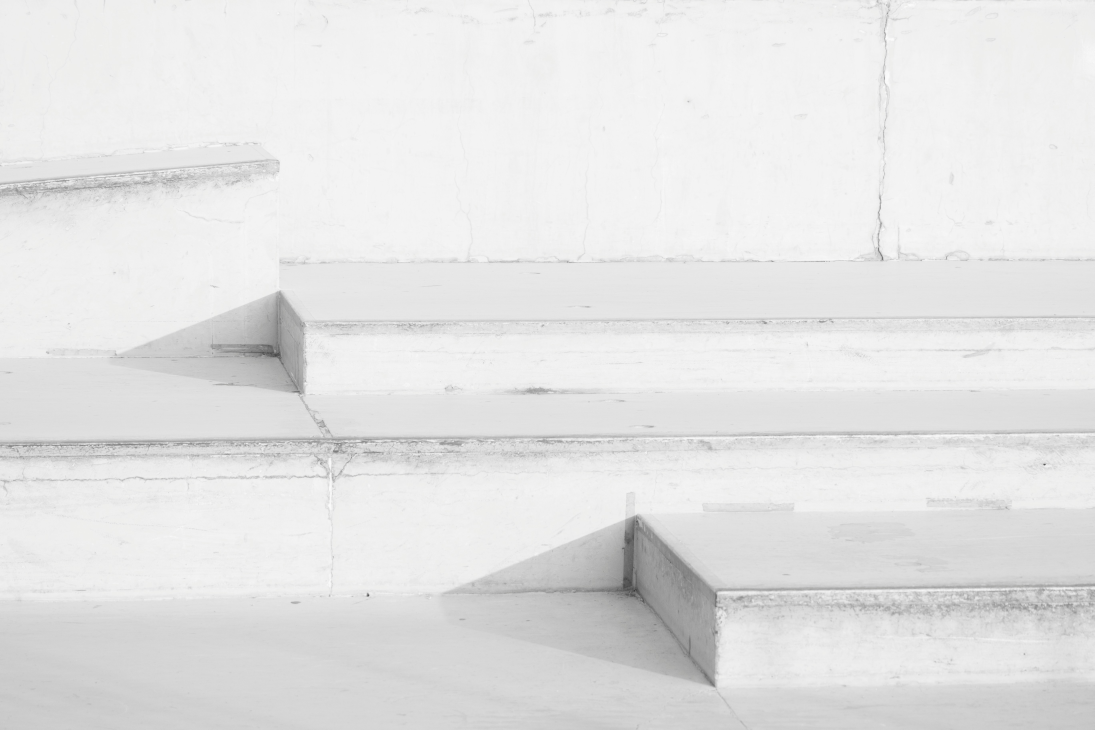
#> input picture HW2/Q1.jpg, 5472 x 3648 px (shown at 1/5 size)
$ python plot.py
#> lines starting #> are read from the running program, lines starting #| are printed output that depends on the picture; pictures that were not available may be replaced by others from this repository, and a replacement may not be noted
import cv2 as cv
import numpy as np
import matplotlib.pyplot as plt
import argparse

def compute_histogram(img):
    hist = np.zeros(256)
    for i in range(img.shape[0]):
        for j in range(img.shape[1]):
            hist[img[i, j]] += 1
    return hist

def compute_cdf(hist, img):
    cdf = np.zeros(256)
    cdf[0] = hist[0]
    for i in range(1, 256):
        cdf[i] = cdf[i-1] + hist[i]
    cdf = (255.0 * cdf / (img.shape[0] * img.shape[1])).round().astype(np.uint8)
    return cdf

def main():
    # plot Equalization
    equal_in_file = cv.imread('Q1.jpg', cv.IMREAD_GRAYSCALE)
#> equal_in_file: shape (3648, 5472); min 34, max 253, mean 227.8
    equal_out_file = cv.imread('Q1_output.png', cv.IMREAD_GRAYSCALE)
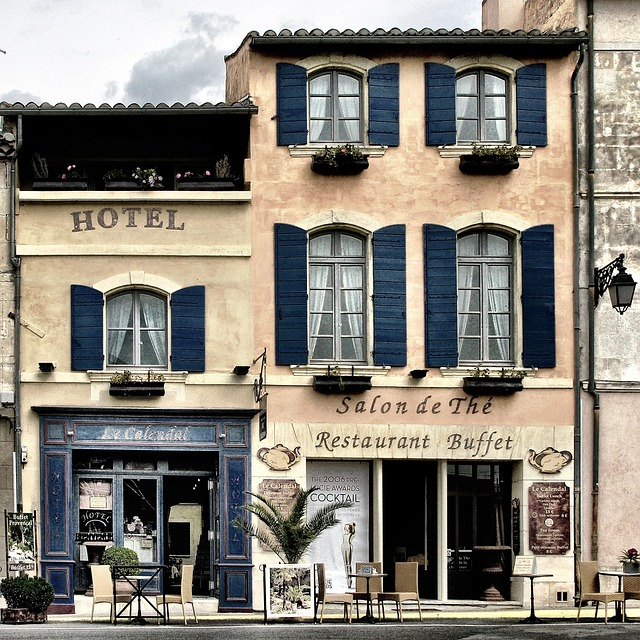
#> input picture HW1/building.jpg, 640 x 640 px, given in place of Q1_output.png, which was not available
#> equal_out_file: shape (640, 640); min 0, max 255, mean 131.4

    # plot 2 images without axis
    plt.figure()
    plt.subplot(1, 2, 1)
    plt.imshow(equal_in_file, cmap='gray')
    plt.title('Source Image')
    plt.axis('off')
    plt.subplot(1, 2, 2)
    plt.imshow(equal_out_file, cmap='gray')
    plt.title('Equalized Image')
    plt.axis('off')
    plt.savefig('plots/equal_images.png')

    # plot 2 histograms
    hist_in = compute_histogram(equal_in_file)
#> hist_in = 256 values, max 1620815 at index 242, min 0 at index 0, mean 77976
    hist_out = compute_histogram(equal_out_file)
#> hist_out = 256 values, max 18753 at index 0, min 888 at index 13, mean 1600
    plt.figure(figsize=(10, 5))
    plt.subplot(1, 2, 1)
    plt.bar(np.arange(256), hist_in, color='blue')
    plt.title('Source Histogram')
    plt.subplot(1, 2, 2)
    plt.bar(np.arange(256), hist_out, color='orange')
    plt.title('Equalized Histogram')
    plt.savefig('plots/equal_histograms.png')
#> figure, not shown here; panel 1: tallest bar 1620815 high, from x = 241.6 to 242.4; panel 2: tallest bar 18753 high, from x = -0.4 to 0.4

    # plot 2 histograms in one figure
    plt.figure()
    plt.bar(np.arange(256), hist_in, color='blue', alpha=0.5, label='Source Histogram')
    plt.bar(np.arange(256), hist_out, color='orange', alpha=0.5, label='Equalized Histogram')
    plt.legend()
    plt.savefig('plots/equal_histograms_one.png')
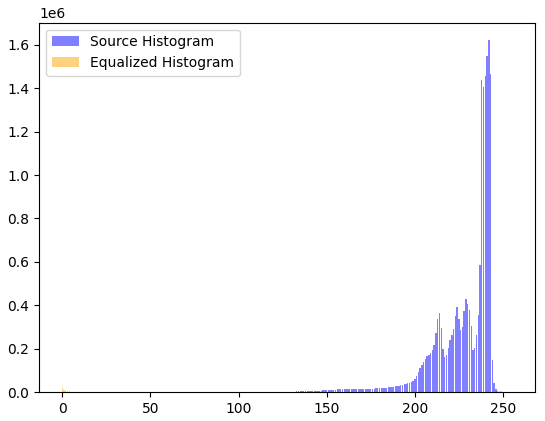
#> figure drawn by matplotlib, 1 panel; tallest bar 1620815 high, from x = 241.6 to 242.4; tallest bar 18753 high, from x = -0.4 to 0.4

    # plot 2 CDFs
    cdf_in = compute_cdf(hist_in, equal_in_file)
#> after the loop in compute_cdf, `for i in range(1, 256):`: cdf = 256 values from 0 to 19961856
#> in compute_cdf, `cdf = (255.0 * cdf / (img.shape[0] * img.shape[1])).round().astype(np...`: cdf = 256 values from 0 to 255
#> cdf_in = 256 values from 0 to 255
    cdf_out = compute_cdf(hist_out, equal_out_file)
#> cdf_out = 256 values from 12 to 255
    plt.figure(figsize=(10, 5))
    plt.subplot(1, 2, 1)
    plt.plot(cdf_in, color='blue')
    plt.title('Source CDF')
    plt.subplot(1, 2, 2)
    plt.plot(cdf_out, color='orange')
    plt.title('Equalized CDF')
    plt.savefig('plots/equal_cdfs.png')
#> figure, not shown here; panel 1: curve peaks at x = 245, y = 255; panel 2: curve peaks at x = 255, y = 255

    # plot 2 CDFs in one figure
    plt.figure()
    plt.plot(cdf_in, color='blue', alpha=0.5, label='Source CDF')
    plt.plot(cdf_out, color='orange', alpha=0.5, label='Equalized CDF')
    plt.legend()
    plt.savefig('plots/equal_cdfs_one.png')
#> figure, not shown here; curve peaks at x = 245, y = 255; curve peaks at x = 255, y = 255

    # plot Specified Histogram Equalization
    specified_in_file = cv.imread('Q2_source.jpg', cv.IMREAD_GRAYSCALE)
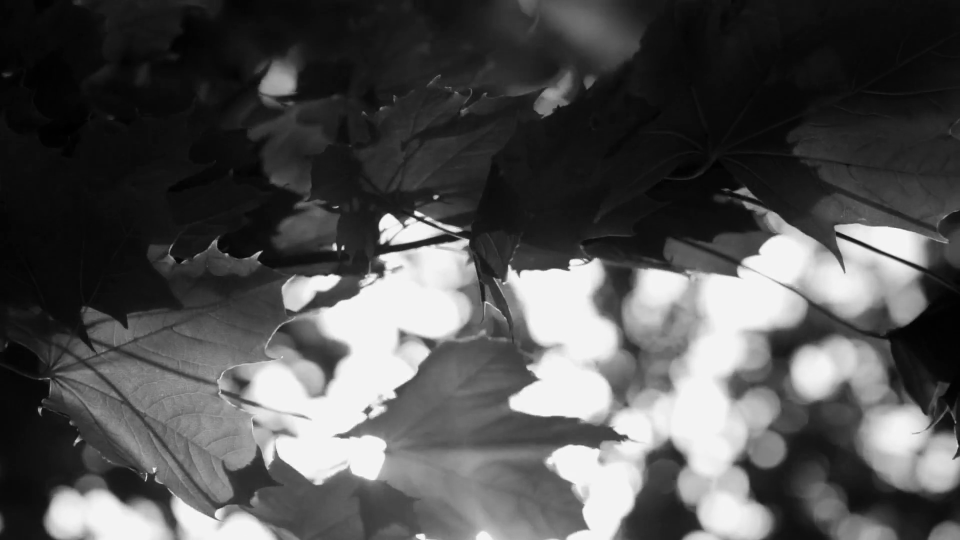
#> input picture HW2/Q2_source.jpg, 1920 x 1080 px (shown at 1/2 size)
#> specified_in_file is the input picture: shape (1080, 1920); min 0, max 255, mean 81.6
    specified_ref_file = cv.imread('Q2_reference.jpg', cv.IMREAD_GRAYSCALE)
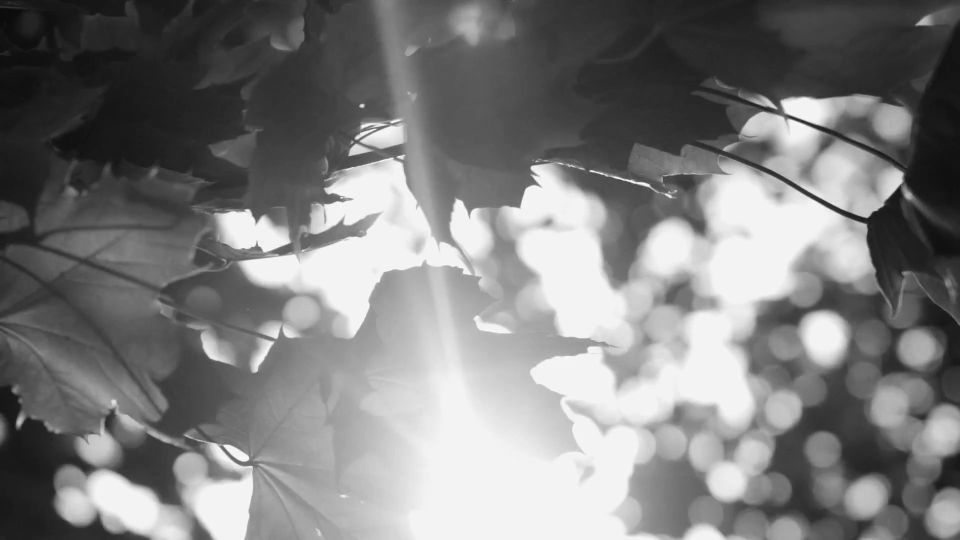
#> input picture HW2/Q2_reference.jpg, 1920 x 1080 px (shown at 1/2 size)
#> specified_ref_file is the input picture: shape (1080, 1920); min 9, max 255, mean 125.8
    specified_out_file = cv.imread('Q2_output.png', cv.IMREAD_GRAYSCALE)
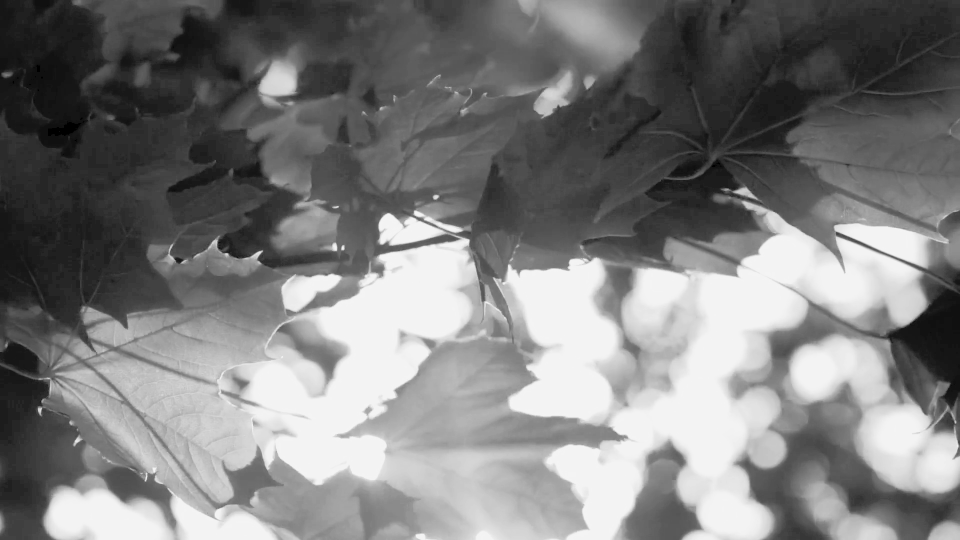
#> input picture HW2/Q2_output.png, 1920 x 1080 px (shown at 1/2 size)
#> specified_out_file is the input picture: shape (1080, 1920); min 0, max 244, mean 126.2

    hist_in = compute_histogram(specified_in_file)
#> hist_in = 256 values, max 163069 at index 243, min 4 at index 255, mean 8100
    hist_ref = compute_histogram(specified_ref_file)
#> hist_ref = 256 values, max 234912 at index 243, min 0 at index 0, mean 8100
    hist_out = compute_histogram(specified_out_file)
#> hist_out = 256 values, max 234129 at index 243, min 0 at index 1, mean 8100

    # plot 3 histograms
    plt.figure(figsize=(15, 5))
    plt.subplot(1, 3, 1)
    plt.bar(np.arange(256), hist_in, color='blue')
    plt.title('Source Histogram')
    plt.subplot(1, 3, 2)
    plt.bar(np.arange(256), hist_ref, color='green')
    plt.title('Reference Histogram')
    plt.subplot(1, 3, 3)
    plt.bar(np.arange(256), hist_out, color='orange')
    plt.title('Specified Histogram')
    plt.savefig('plots/spec_histograms.png')
#> figure, not shown here; panel 1: tallest bar 163069 high, from x = 242.6 to 243.4; panel 2: tallest bar 234912 high, from x = 242.6 to 243.4; panel 3: tallest bar 234129 high, from x = 242.6 to 243.4

    # plot 3 histograms in one figure
    plt.figure()
    plt.bar(np.arange(256), hist_in, color='blue', alpha=0.5, label='Source Histogram')
    plt.bar(np.arange(256), hist_ref, color='green', alpha=0.5, label='Reference Histogram')
    plt.bar(np.arange(256), hist_out, color='orange', alpha=0.5, label='Specified Histogram')
    plt.legend()
    plt.savefig('plots/spec_histograms_one.png')
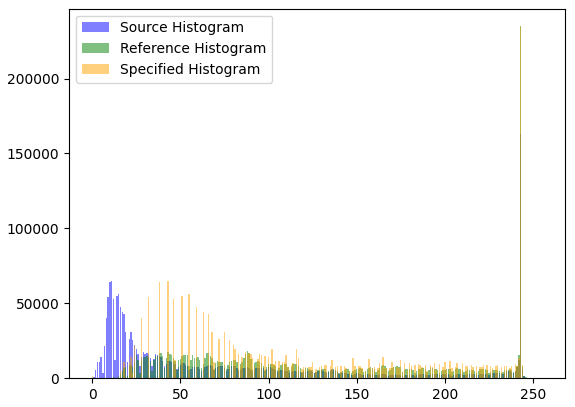
#> figure drawn by matplotlib, 1 panel; tallest bar 163069 high, from x = 242.6 to 243.4; tallest bar 234912 high, from x = 242.6 to 243.4; tallest bar 234129 high, from x = 242.6 to 243.4

    # plot 3 CDFs
    cdf_in = compute_cdf(hist_in, specified_in_file)
    cdf_ref = compute_cdf(hist_ref, specified_ref_file)
#> cdf_ref = 256 values from 0 to 255
    cdf_out = compute_cdf(hist_out, specified_out_file)
#> cdf_out = 256 values from 0 to 255
    plt.figure(figsize=(15, 5))
    plt.subplot(1, 3, 1)
    plt.plot(cdf_in, color='blue')
    plt.title('Source CDF')
    plt.subplot(1, 3, 2)
    plt.plot(cdf_ref, color='green')
    plt.title('Reference CDF')
    plt.subplot(1, 3, 3)
    plt.plot(cdf_out, color='orange')
    plt.title('Specified CDF')
    plt.savefig('plots/spec_cdfs.png')
#> figure, not shown here; panel 1: curve peaks at x = 244, y = 255; panel 2: curve peaks at x = 244, y = 255; panel 3: curve peaks at x = 244, y = 255

    # plot 3 CDFs in one figure
    plt.figure()
    plt.plot(cdf_in, color='blue', alpha=0.5, label='Source CDF')
    plt.plot(cdf_ref, color='green', alpha=0.5, label='Reference CDF')
    plt.plot(cdf_out, color='orange', alpha=0.5, label='Specified CDF')
    plt.legend()
    plt.savefig('plots/spec_cdfs_one.png')
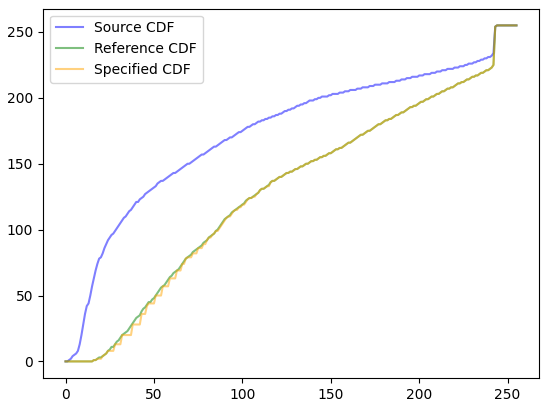
#> figure drawn by matplotlib, 1 panel; curve peaks at x = 244, y = 255; curve peaks at x = 244, y = 255; curve peaks at x = 244, y = 255

    # show 3 images
    plt.figure()
    plt.subplot(1, 3, 1)
    plt.imshow(specified_in_file, cmap='gray')
    plt.title('Source Image')
    plt.axis('off')
    plt.subplot(1, 3, 2)
    plt.imshow(specified_ref_file, cmap='gray')
    plt.title('Reference Image')
    plt.axis('off')
    plt.subplot(1, 3, 3)
    plt.imshow(specified_out_file, cmap='gray')
    plt.title('Specified Image')
    plt.axis('off')
    plt.savefig('plots/spec_images.png')

if __name__ == "__main__":
    main()
